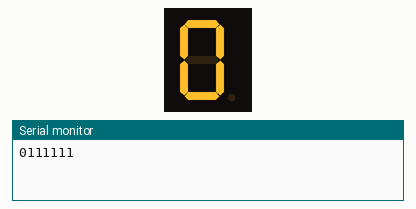
Bench run of a sketch on a simulated Arduino Uno, built with avr-gcc and run on an emulated ATmega328P. Parts: 1-digit seven-segment display, the last lines printed to the serial monitor. Wiring (inferred from the names in the program): 1-digit 7-segment display, segments lit when HIGH: segments pin 2, pin 3, pin 4, pin 5, pin 6, pin 7, pin 8. The segment pins are drawn as the display they are named for.

Above: at 0.1 s.
At 1.1 s:
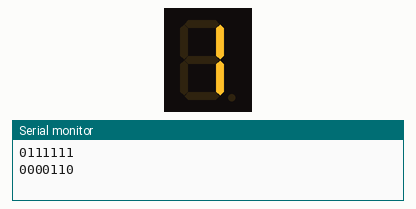
At 2.1 s:
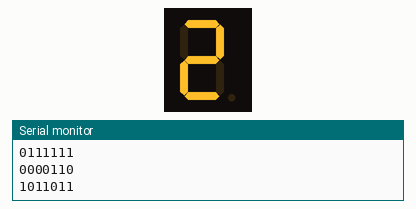
At 4.1 s:
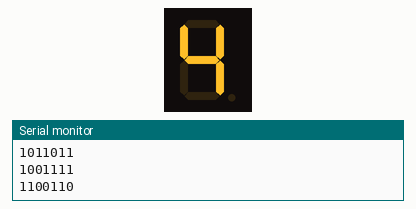
At 6.1 s:
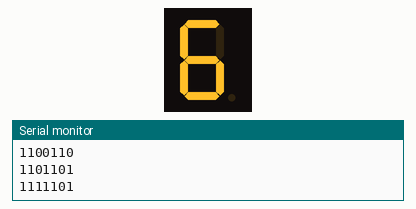
At 9.1 s:
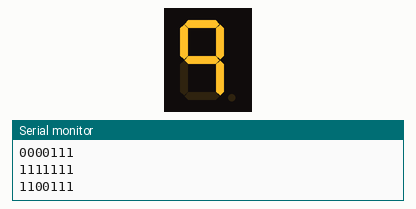

Measured:
- by itself, everything shown: repeats every 10.0 s, in 10 steps
- what the display in image 1 shows lasts 1.0 s, from 1.0 s to 2.0 s

The sketch:

1_digit_7_segment_display.ino
```cpp
byte num[] ={
  0b00111111,   // 0
  0b00000110,   // 1
  0b01011011,   // 2
  0b01001111,   // 3
  0b01100110,   // 4
  0b01101101,   // 5
  0b01111101,   // 6
  0b00000111,   // 7
  0b01111111,   // 8
  0b01100111,   // 9
};
int pin[] = {2,3,4,5,6,7,8};

void setup() {
Serial.begin(9600);
for(int i = 0 ; i < 8 ; i++){
  pinMode(pin[i], OUTPUT);
}


}

void loop() {


  for(int k=0;k<=9;k++)
  {
    for(int j=6;j>=0;j--)
    {
      Serial.print(bitRead(num[k],j));
      digitalWrite(pin[j], bitRead(num[k],j));
    }
    delay(1000);
    Serial.println("");
  }
}
```
